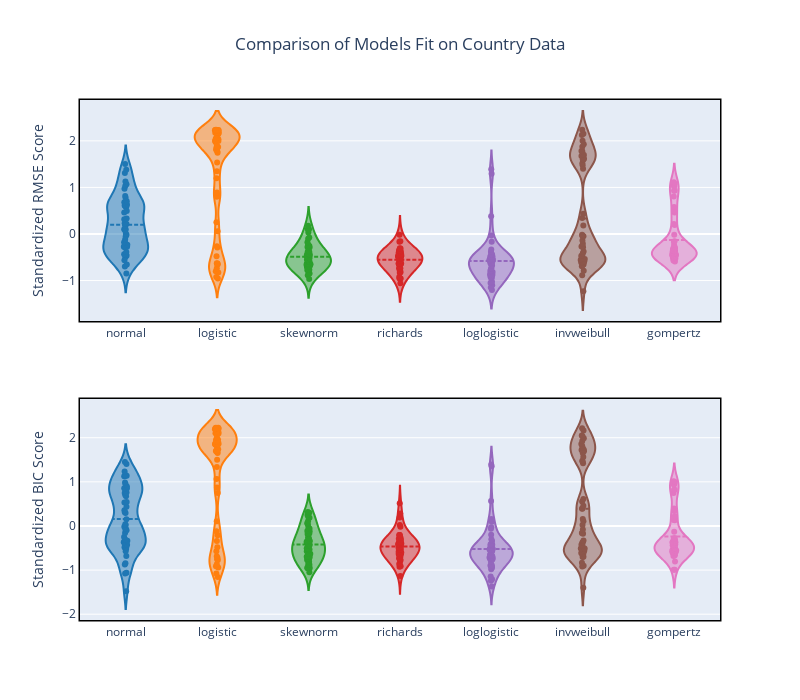

Notebook cell for this chart:
### Code cell
fig = make_subplots(rows=2, cols=1)
rmse = compare_models(global_info,'rmse')
bic = compare_models(global_info,'bic')
label = '%{customdata}: %{y:.2f}<extra></extra>'

for i,m in enumerate(rmse.columns):
    fig.add_trace(go.Violin(y=rmse[m], name=m, box_visible=False, meanline_visible=True, bandwidth=0.2,
                            hoveron='points', customdata = rmse.index.values,hovertemplate=label,
                            points='all',jitter=0.1,pointpos=0,line_color=cols[i]),row=1,col=1)
    
    fig.add_trace(go.Violin(y=bic[m],name=m,box_visible=False,meanline_visible=True, bandwidth=0.2,
                            hoveron='points', customdata = rmse.index.values,hovertemplate=label,
                            points='all',jitter=0.1,pointpos=0,line_color=cols[i]),row=2,col=1)
    

fig.update_layout(width=800,height=700,title_text="Comparison of Models Fit on Country Data",title_x=0.5,showlegend=False)
fig.update_xaxes(showline=True, linewidth=1.5, linecolor='black', mirror=True)
fig.update_yaxes(showline=True, linewidth=1.5, linecolor='black', mirror=True)
fig.update_yaxes(title="Standardized RMSE Score",row=1,col=1)
fig.update_yaxes(title="Standardized BIC Score",row=2,col=1)
fig.show()

### Figure 1 — Plotly figure (JSON) as saved in the notebook; plotly's stock layout.template omitted (floating-point values rounded to 4 significant figures)
{"data": [{"bandwidth": 0.2, "box": {"visible": false}, "customdata": ["Singapore", "Saudi Arabia", "Qatar", "Russia", "United States", "Japan", "France", "Spain", "Italy", "United Kingdom", "Germany", "Turkey", "Iran", "Brazil", "China", "Canada", "Belgium", "India", "Netherlands", "Ireland", "Switzerland", "Mexico", "Peru", "Sweden", "Portugal", "Pakistan", "Ukraine", "Indonesia", "Austria", "Israel", "Ecuador", "Chile", "Poland", "Romania", "Korea, South", "United Arab Emirates", "Serbia", "Belarus", "Denmark", "Egypt", "Dominican Republic", "Norway", "Czechia", "Philippines", "Australia", "Malaysia", "Panama", "Colombia", "Finland", "Luxembourg"], "hoveron": "points", "hovertemplate": "%{customdata}: %{y:.2f}<extra></extra>", "jitter": 0.1, "line": {"color": "rgb(31, 119, 180)"}, "meanline": {"visible": true}, "name": "normal", "pointpos": 0, "points": "all", "type": "violin", "xaxis": "x", "y": [-0.4683, -0.4409, -0.4331, -0.5613, 0.7023, 0.1042, -0.4412, 1.029, 0.9723, -0.1908, 0.5767, 0.2292, -0.434, 0.007049, 0.06982, 0.6142, 0.599, -0.2747, 0.6842, 0.1034, 1.129, -0.05586, 0.1785, -0.7005, 0.7773, 0.3142, -0.3844, -0.2402, 1.502, 1.066, -0.8504, 0.6141, 0.2164, 0.2221, 1.312, -0.1781, -0.6537, 0.3328, -0.2913, -0.4975, 0.4959, -0.2726, 0.6178, 0.8166, 0.4624, 0.6341, -0.2304, -0.1158, -0.01614, 1.381], "yaxis": "y"}, {"bandwidth": 0.2, "box": {"visible": false}, "customdata": ["Singapore", "Saudi Arabia", "Qatar", "Russia", "United States", "Japan", "France", "Spain", "Italy", "United Kingdom", "Germany", "Turkey", "Iran", "Brazil", "China", "Canada", "Belgium", "India", "Netherlands", "Ireland", "Switzerland", "Mexico", "Peru", "Sweden", "Portugal", "Pakistan", "Ukraine", "Indonesia", "Austria", "Israel", "Ecuador", "Chile", "Poland", "Romania", "Korea, South", "United Arab Emirates", "Serbia", "Belarus", "Denmark", "Egypt", "Dominican Republic", "Norway", "Czechia", "Philippines", "Australia", "Malaysia", "Panama", "Colombia", "Finland", "Luxembourg"], "hoveron": "points", "hovertemplate": "%{customdata}: %{y:.2f}<extra></extra>", "jitter": 0.1, "line": {"color": "rgb(31, 119, 180)"}, "meanline": {"visible": true}, "name": "normal", "pointpos": 0, "points": "all", "type": "violin", "xaxis": "x2", "y": [-0.4942, -0.4802, -0.5198, -0.5707, 0.9865, 0.04019, -1.078, 1.135, 1.125, -0.1595, 0.7014, 0.4354, -0.4812, -0.05345, 0.0211, 0.7479, 0.7608, -0.4393, 0.8921, -0.09646, 1.234, -0.06898, 0.1529, -0.8424, 0.9475, 0.2941, -1.06, -0.4257, 1.451, 1.155, -1.481, 0.8565, 0.3132, 0.354, 1.137, -0.2476, -0.871, -0.0181, -0.3669, -0.682, 0.5456, -0.3047, 0.675, 0.8467, 0.5315, 0.7991, -0.3378, -0.3376, -0.1056, 1.405], "yaxis": "y2"}, {"bandwidth": 0.2, "box": {"visible": false}, "customdata": ["Singapore", "Saudi Arabia", "Qatar", "Russia", "United States", "Japan", "France", "Spain", "Italy", "United Kingdom", "Germany", "Turkey", "Iran", "Brazil", "China", "Canada", "Belgium", "India", "Netherlands", "Ireland", "Switzerland", "Mexico", "Peru", "Sweden", "Portugal", "Pakistan", "Ukraine", "Indonesia", "Austria", "Israel", "Ecuador", "Chile", "Poland", "Romania", "Korea, South", "United Arab Emirates", "Serbia", "Belarus", "Denmark", "Egypt", "Dominican Republic", "Norway", "Czechia", "Philippines", "Australia", "Malaysia", "Panama", "Colombia", "Finland", "Luxembourg"], "hoveron": "points", "hovertemplate": "%{customdata}: %{y:.2f}<extra></extra>", "jitter": 0.1, "line": {"color": "rgb(255, 127, 14)"}, "meanline": {"visible": true}, "name": "logistic", "pointpos": 0, "points": "all", "type": "violin", "xaxis": "x", "y": [-0.8251, -0.6446, -0.4766, -0.6318, 1.999, -0.8021, 2.239, 1.817, 1.842, 2.169, 1.87, 2.181, -0.6291, 2.227, -0.2625, 2.014, 2.042, 2.236, 1.999, -0.9252, 1.746, 2.236, -0.956, 0.82, 1.968, 2.053, 2.144, 2.233, 1.345, 1.778, 0.8021, 2.035, 2.174, 2.185, 1.198, -0.6509, 0.05946, 2.144, -0.7378, 0.2547, 1.865, 0.8892, 1.796, 1.895, -0.2887, 2.04, 2.228, 2.216, 2.225, 1.536], "yaxis": "y"}, {"bandwidth": 0.2, "box": {"visible": false}, "customdata": ["Singapore", "Saudi Arabia", "Qatar", "Russia", "United States", "Japan", "France", "Spain", "Italy", "United Kingdom", "Germany", "Turkey", "Iran", "Brazil", "China", "Canada", "Belgium", "India", "Netherlands", "Ireland", "Switzerland", "Mexico", "Peru", "Sweden", "Portugal", "Pakistan", "Ukraine", "Indonesia", "Austria", "Israel", "Ecuador", "Chile", "Poland", "Romania", "Korea, South", "United Arab Emirates", "Serbia", "Belarus", "Denmark", "Egypt", "Dominican Republic", "Norway", "Czechia", "Philippines", "Australia", "Malaysia", "Panama", "Colombia", "Finland", "Luxembourg"], "hoveron": "points", "hovertemplate": "%{customdata}: %{y:.2f}<extra></extra>", "jitter": 0.1, "line": {"color": "rgb(255, 127, 14)"}, "meanline": {"visible": true}, "name": "logistic", "pointpos": 0, "points": "all", "type": "violin", "xaxis": "x2", "y": [-0.9153, -0.7533, -0.5706, -0.6846, 1.799, -0.9407, 1.912, 1.736, 1.703, 2.094, 1.691, 2.104, -0.7205, 2.225, -0.3404, 1.919, 1.946, 2.208, 1.852, -1.157, 1.652, 2.227, -1.076, 0.7462, 1.867, 2.008, 1.841, 2.213, 1.334, 1.698, -0.4807, 1.882, 2.13, 2.138, 1.066, -0.7689, -0.1195, 2.143, -0.8691, 0.104, 1.708, 0.8703, 1.672, 1.853, -0.2116, 1.954, 2.208, 2.192, 2.217, 1.499], "yaxis": "y2"}, {"bandwidth": 0.2, "box": {"visible": false}, "customdata": ["Singapore", "Saudi Arabia", "Qatar", "Russia", "United States", "Japan", "France", "Spain", "Italy", "United Kingdom", "Germany", "Turkey", "Iran", "Brazil", "China", "Canada", "Belgium", "India", "Netherlands", "Ireland", "Switzerland", "Mexico", "Peru", "Sweden", "Portugal", "Pakistan", "Ukraine", "Indonesia", "Austria", "Israel", "Ecuador", "Chile", "Poland", "Romania", "Korea, South", "United Arab Emirates", "Serbia", "Belarus", "Denmark", "Egypt", "Dominican Republic", "Norway", "Czechia", "Philippines", "Australia", "Malaysia", "Panama", "Colombia", "Finland", "Luxembourg"], "hoveron": "points", "hovertemplate": "%{customdata}: %{y:.2f}<extra></extra>", "jitter": 0.1, "line": {"color": "rgb(44, 160, 44)"}, "meanline": {"visible": true}, "name": "skewnorm", "pointpos": 0, "points": "all", "type": "violin", "xaxis": "x", "y": [-0.4849, -0.4803, -0.4446, -0.5613, -0.7164, 0.1042, -0.4412, -0.7024, -0.7813, -0.6384, -0.7643, -0.3856, -0.434, -0.2795, -0.232, -0.5461, -0.7541, -0.6, -0.7661, 0.1034, -0.6799, -0.254, 0.1785, -0.7005, -0.6419, -0.07743, -0.3844, -0.2562, -0.5939, -0.7532, -0.8504, -0.5877, -0.6642, -0.5428, -0.1045, -0.1781, -0.6537, -0.6287, -0.2913, -0.4975, 0.03229, -0.8848, -0.7727, -0.9679, -0.4146, -0.5229, -0.4663, -0.5525, -0.3559, -0.6473], "yaxis": "y"}, {"bandwidth": 0.2, "box": {"visible": false}, "customdata": ["Singapore", "Saudi Arabia", "Qatar", "Russia", "United States", "Japan", "France", "Spain", "Italy", "United Kingdom", "Germany", "Turkey", "Iran", "Brazil", "China", "Canada", "Belgium", "India", "Netherlands", "Ireland", "Switzerland", "Mexico", "Peru", "Sweden", "Portugal", "Pakistan", "Ukraine", "Indonesia", "Austria", "Israel", "Ecuador", "Chile", "Poland", "Romania", "Korea, South", "United Arab Emirates", "Serbia", "Belarus", "Denmark", "Egypt", "Dominican Republic", "Norway", "Czechia", "Philippines", "Australia", "Malaysia", "Panama", "Colombia", "Finland", "Luxembourg"], "hoveron": "points", "hovertemplate": "%{customdata}: %{y:.2f}<extra></extra>", "jitter": 0.1, "line": {"color": "rgb(44, 160, 44)"}, "meanline": {"visible": true}, "name": "skewnorm", "pointpos": 0, "points": "all", "type": "violin", "xaxis": "x2", "y": [-0.3872, -0.4315, -0.3649, -0.5154, -0.9532, 0.2467, -0.05608, -0.7633, -0.9612, -0.7038, -0.8113, -0.3334, -0.3532, -0.1839, -0.1139, -0.5342, -0.8765, -0.5468, -0.9452, 0.3, -0.7468, -0.1649, 0.3148, -0.6217, -0.6969, 0.06103, 0.02445, -0.1213, -0.557, -0.832, 0.2107, -0.6307, -0.7342, -0.5715, 0.1072, -0.04719, -0.5028, -0.4369, -0.1717, -0.3498, 0.1871, -0.8836, -0.784, -1.052, -0.2773, -0.516, -0.4102, -0.4464, -0.2672, -0.6886], "yaxis": "y2"}, {"bandwidth": 0.2, "box": {"visible": false}, "customdata": ["Singapore", "Saudi Arabia", "Qatar", "Russia", "United States", "Japan", "France", "Spain", "Italy", "United Kingdom", "Germany", "Turkey", "Iran", "Brazil", "China", "Canada", "Belgium", "India", "Netherlands", "Ireland", "Switzerland", "Mexico", "Peru", "Sweden", "Portugal", "Pakistan", "Ukraine", "Indonesia", "Austria", "Israel", "Ecuador", "Chile", "Poland", "Romania", "Korea, South", "United Arab Emirates", "Serbia", "Belarus", "Denmark", "Egypt", "Dominican Republic", "Norway", "Czechia", "Philippines", "Australia", "Malaysia", "Panama", "Colombia", "Finland", "Luxembourg"], "hoveron": "points", "hovertemplate": "%{customdata}: %{y:.2f}<extra></extra>", "jitter": 0.1, "line": {"color": "rgb(214, 39, 40)"}, "meanline": {"visible": true}, "name": "richards", "pointpos": 0, "points": "all", "type": "violin", "xaxis": "x", "y": [-0.8217, -0.6373, -0.4766, -0.6349, -0.4563, -0.8021, -0.376, -0.5277, -0.4567, -0.6394, -0.7938, -0.5031, -0.636, -0.4435, -0.5725, -0.3078, -0.4616, -0.5607, -0.4074, -0.9252, -0.5916, -0.4352, -0.956, -0.7084, -0.4942, -0.3115, -0.1642, -0.351, -0.736, -0.4289, -0.3519, -0.3805, -0.5242, -0.5264, -0.01376, -0.9577, -0.6372, -0.4461, -0.7378, -0.6353, -0.1534, -0.7685, -0.8308, -0.3724, -1.057, -0.5693, -0.4741, -0.5172, -0.4825, -0.486], "yaxis": "y"}, {"bandwidth": 0.2, "box": {"visible": false}, "customdata": ["Singapore", "Saudi Arabia", "Qatar", "Russia", "United States", "Japan", "France", "Spain", "Italy", "United Kingdom", "Germany", "Turkey", "Iran", "Brazil", "China", "Canada", "Belgium", "India", "Netherlands", "Ireland", "Switzerland", "Mexico", "Peru", "Sweden", "Portugal", "Pakistan", "Ukraine", "Indonesia", "Austria", "Israel", "Ecuador", "Chile", "Poland", "Romania", "Korea, South", "United Arab Emirates", "Serbia", "Belarus", "Denmark", "Egypt", "Dominican Republic", "Norway", "Czechia", "Philippines", "Australia", "Malaysia", "Panama", "Colombia", "Finland", "Luxembourg"], "hoveron": "points", "hovertemplate": "%{customdata}: %{y:.2f}<extra></extra>", "jitter": 0.1, "line": {"color": "rgb(214, 39, 40)"}, "meanline": {"visible": true}, "name": "richards", "pointpos": 0, "points": "all", "type": "violin", "xaxis": "x2", "y": [-0.7852, -0.6431, -0.4023, -0.6345, -0.3669, -0.7342, 0.01927, -0.496, -0.3671, -0.7053, -0.858, -0.5268, -0.6013, -0.3868, -0.5009, -0.2071, -0.4214, -0.4987, -0.3178, -0.7602, -0.5912, -0.3993, -0.9139, -0.6308, -0.4623, -0.2134, 0.2849, -0.2341, -0.7638, -0.3505, 0.514, -0.2754, -0.5287, -0.5466, 0.1945, -0.9256, -0.485, -0.2037, -0.6739, -0.4989, -0.01634, -0.7385, -0.8634, -0.2901, -1.135, -0.5865, -0.4199, -0.4038, -0.4227, -0.393], "yaxis": "y2"}, {"bandwidth": 0.2, "box": {"visible": false}, "customdata": ["Singapore", "Saudi Arabia", "Qatar", "Russia", "United States", "Japan", "France", "Spain", "Italy", "United Kingdom", "Germany", "Turkey", "Iran", "Brazil", "China", "Canada", "Belgium", "India", "Netherlands", "Ireland", "Switzerland", "Mexico", "Peru", "Sweden", "Portugal", "Pakistan", "Ukraine", "Indonesia", "Austria", "Israel", "Ecuador", "Chile", "Poland", "Romania", "Korea, South", "United Arab Emirates", "Serbia", "Belarus", "Denmark", "Egypt", "Dominican Republic", "Norway", "Czechia", "Philippines", "Australia", "Malaysia", "Panama", "Colombia", "Finland", "Luxembourg"], "hoveron": "points", "hovertemplate": "%{customdata}: %{y:.2f}<extra></extra>", "jitter": 0.1, "line": {"color": "rgb(148, 103, 189)"}, "meanline": {"visible": true}, "name": "loglogistic", "pointpos": 0, "points": "all", "type": "violin", "xaxis": "x", "y": [1.392, 0.3788, -0.03402, 1.295, -0.4826, -0.8013, -0.5657, -0.5494, -0.5093, -0.5455, -0.8178, -0.604, -0.6709, -0.5229, -0.9199, -0.676, -0.406, -0.1684, -0.4835, -0.9252, -0.556, -0.5293, -0.956, -0.8689, -0.5253, -1.053, -1.026, -0.7482, -0.8773, -0.5636, -0.9343, -0.608, -0.4422, -0.4371, -1.147, -0.7904, -0.8287, -0.335, -0.7378, -1.042, -1.201, -0.8895, -0.8848, -0.3822, -1.103, -0.5375, -0.6118, -0.581, -0.6194, -0.6431], "yaxis": "y"}, {"bandwidth": 0.2, "box": {"visible": false}, "customdata": ["Singapore", "Saudi Arabia", "Qatar", "Russia", "United States", "Japan", "France", "Spain", "Italy", "United Kingdom", "Germany", "Turkey", "Iran", "Brazil", "China", "Canada", "Belgium", "India", "Netherlands", "Ireland", "Switzerland", "Mexico", "Peru", "Sweden", "Portugal", "Pakistan", "Ukraine", "Indonesia", "Austria", "Israel", "Ecuador", "Chile", "Poland", "Romania", "Korea, South", "United Arab Emirates", "Serbia", "Belarus", "Denmark", "Egypt", "Dominican Republic", "Norway", "Czechia", "Philippines", "Australia", "Malaysia", "Panama", "Colombia", "Finland", "Luxembourg"], "hoveron": "points", "hovertemplate": "%{customdata}: %{y:.2f}<extra></extra>", "jitter": 0.1, "line": {"color": "rgb(148, 103, 189)"}, "meanline": {"visible": true}, "name": "loglogistic", "pointpos": 0, "points": "all", "type": "violin", "xaxis": "x2", "y": [1.394, 0.5636, 0.09827, 1.354, -0.4176, -0.7332, -0.2005, -0.5281, -0.4527, -0.5623, -0.8966, -0.7046, -0.6453, -0.4869, -0.9168, -0.7256, -0.3416, -0.02915, -0.4378, -0.7602, -0.5313, -0.5245, -0.9139, -0.8164, -0.5101, -1.147, -0.7429, -0.7173, -0.9836, -0.5415, 0.1596, -0.6689, -0.4128, -0.4132, -1.244, -0.7289, -0.6931, -0.06267, -0.6739, -0.9488, -1.374, -0.8895, -0.9386, -0.3021, -1.205, -0.5379, -0.593, -0.4808, -0.5935, -0.6803], "yaxis": "y2"}, {"bandwidth": 0.2, "box": {"visible": false}, "customdata": ["Singapore", "Saudi Arabia", "Qatar", "Russia", "United States", "Japan", "France", "Spain", "Italy", "United Kingdom", "Germany", "Turkey", "Iran", "Brazil", "China", "Canada", "Belgium", "India", "Netherlands", "Ireland", "Switzerland", "Mexico", "Peru", "Sweden", "Portugal", "Pakistan", "Ukraine", "Indonesia", "Austria", "Israel", "Ecuador", "Chile", "Poland", "Romania", "Korea, South", "United Arab Emirates", "Serbia", "Belarus", "Denmark", "Egypt", "Dominican Republic", "Norway", "Czechia", "Philippines", "Australia", "Malaysia", "Panama", "Colombia", "Finland", "Luxembourg"], "hoveron": "points", "hovertemplate": "%{customdata}: %{y:.2f}<extra></extra>", "jitter": 0.1, "line": {"color": "rgb(140, 86, 75)"}, "meanline": {"visible": true}, "name": "invweibull", "pointpos": 0, "points": "all", "type": "violin", "xaxis": "x", "y": [1.477, 2.126, 2.24, 1.617, -0.5836, 2.003, -0.04908, -0.5381, -0.6103, 0.1821, 0.3432, -0.4138, 1.872, -0.5417, 2.155, -0.7899, -0.558, -0.2097, -0.6186, 1.52, -0.4552, -0.5195, 1.401, 1.696, -0.5894, -0.6141, -0.01896, -0.2866, -0.1423, -0.6697, 1.606, -0.6918, -0.27, -0.3779, -1.231, 1.674, 1.785, -0.6211, 1.778, 1.926, -0.8852, 1.71, 0.437, -0.617, 1.596, -0.4749, -0.0394, -0.04359, -0.2687, -0.6546], "yaxis": "y"}, {"bandwidth": 0.2, "box": {"visible": false}, "customdata": ["Singapore", "Saudi Arabia", "Qatar", "Russia", "United States", "Japan", "France", "Spain", "Italy", "United Kingdom", "Germany", "Turkey", "Iran", "Brazil", "China", "Canada", "Belgium", "India", "Netherlands", "Ireland", "Switzerland", "Mexico", "Peru", "Sweden", "Portugal", "Pakistan", "Ukraine", "Indonesia", "Austria", "Israel", "Ecuador", "Chile", "Poland", "Romania", "Korea, South", "United Arab Emirates", "Serbia", "Belarus", "Denmark", "Egypt", "Dominican Republic", "Norway", "Czechia", "Philippines", "Australia", "Malaysia", "Panama", "Colombia", "Finland", "Luxembourg"], "hoveron": "points", "hovertemplate": "%{customdata}: %{y:.2f}<extra></extra>", "jitter": 0.1, "line": {"color": "rgb(140, 86, 75)"}, "meanline": {"visible": true}, "name": "invweibull", "pointpos": 0, "points": "all", "type": "violin", "xaxis": "x2", "y": [1.461, 2.048, 2.212, 1.563, -0.6281, 1.99, 0.3951, -0.5113, -0.6273, 0.3925, 0.5526, -0.3785, 1.86, -0.5107, 2.164, -0.9022, -0.5645, -0.07769, -0.6669, 1.654, -0.37, -0.5113, 1.422, 1.768, -0.6113, -0.5822, 0.4559, -0.1573, 0.02284, -0.7006, 1.692, -0.8336, -0.1789, -0.3274, -1.398, 1.722, 1.923, -0.4273, 1.811, 2.034, -0.9203, 1.728, 0.6093, -0.593, 1.478, -0.4446, 0.1049, 0.1579, -0.1615, -0.7032], "yaxis": "y2"}, {"bandwidth": 0.2, "box": {"visible": false}, "customdata": ["Singapore", "Saudi Arabia", "Qatar", "Russia", "United States", "Japan", "France", "Spain", "Italy", "United Kingdom", "Germany", "Turkey", "Iran", "Brazil", "China", "Canada", "Belgium", "India", "Netherlands", "Ireland", "Switzerland", "Mexico", "Peru", "Sweden", "Portugal", "Pakistan", "Ukraine", "Indonesia", "Austria", "Israel", "Ecuador", "Chile", "Poland", "Romania", "Korea, South", "United Arab Emirates", "Serbia", "Belarus", "Denmark", "Egypt", "Dominican Republic", "Norway", "Czechia", "Philippines", "Australia", "Malaysia", "Panama", "Colombia", "Finland", "Luxembourg"], "hoveron": "points", "hovertemplate": "%{customdata}: %{y:.2f}<extra></extra>", "jitter": 0.1, "line": {"color": "rgb(227, 119, 194)"}, "meanline": {"visible": true}, "name": "gompertz", "pointpos": 0, "points": "all", "type": "violin", "xaxis": "x", "y": [-0.2685, -0.3015, -0.3754, -0.5233, -0.4629, 0.1942, -0.3658, -0.5278, -0.4571, -0.3367, -0.4137, -0.5036, 0.9321, -0.4463, -0.2375, -0.3079, -0.4616, -0.4225, -0.4075, 1.049, -0.5917, -0.4417, 1.11, 0.4626, -0.4942, -0.3117, -0.1666, -0.3512, -0.4983, -0.4289, 0.5792, -0.3806, -0.4904, -0.5225, -0.01399, 1.082, 0.9291, -0.4461, 1.018, 0.4912, -0.1535, 0.2163, -0.3625, -0.3725, 0.805, -0.5694, -0.4061, -0.4057, -0.4827, -0.486], "yaxis": "y"}, {"bandwidth": 0.2, "box": {"visible": false}, "customdata": ["Singapore", "Saudi Arabia", "Qatar", "Russia", "United States", "Japan", "France", "Spain", "Italy", "United Kingdom", "Germany", "Turkey", "Iran", "Brazil", "China", "Canada", "Belgium", "India", "Netherlands", "Ireland", "Switzerland", "Mexico", "Peru", "Sweden", "Portugal", "Pakistan", "Ukraine", "Indonesia", "Austria", "Israel", "Ecuador", "Chile", "Poland", "Romania", "Korea, South", "United Arab Emirates", "Serbia", "Belarus", "Denmark", "Egypt", "Dominican Republic", "Norway", "Czechia", "Philippines", "Australia", "Malaysia", "Panama", "Colombia", "Finland", "Luxembourg"], "hoveron": "points", "hovertemplate": "%{customdata}: %{y:.2f}<extra></extra>", "jitter": 0.1, "line": {"color": "rgb(227, 119, 194)"}, "meanline": {"visible": true}, "name": "gompertz", "pointpos": 0, "points": "all", "type": "violin", "xaxis": "x2", "y": [-0.2728, -0.3032, -0.4529, -0.5116, -0.4202, 0.1316, -0.9912, -0.5726, -0.4199, -0.3556, -0.3793, -0.5961, 0.941, -0.6035, -0.3127, -0.298, -0.5029, -0.6159, -0.3768, 0.8195, -0.6476, -0.5582, 1.014, 0.3975, -0.5335, -0.4205, -0.8028, -0.5577, -0.5035, -0.4285, -0.6148, -0.3298, -0.5882, -0.6332, 0.1372, 0.9965, 0.7481, -0.9942, 0.9443, 0.3419, -0.1296, 0.2183, -0.3701, -0.4629, 0.8199, -0.6681, -0.5517, -0.681, -0.6667, -0.4389], "yaxis": "y2"}], "layout": {"height": 700, "showlegend": false, "title": {"text": "Comparison of Models Fit on Country Data", "x": 0.5}, "width": 800, "xaxis": {"anchor": "y", "domain": [0, 1], "linecolor": "black", "linewidth": 1.5, "mirror": true, "showline": true}, "xaxis2": {"anchor": "y2", "domain": [0, 1], "linecolor": "black", "linewidth": 1.5, "mirror": true, "showline": true}, "yaxis": {"anchor": "x", "domain": [0.575, 1], "linecolor": "black", "linewidth": 1.5, "mirror": true, "showline": true, "title": {"text": "Standardized RMSE Score"}}, "yaxis2": {"anchor": "x2", "domain": [0, 0.425], "linecolor": "black", "linewidth": 1.5, "mirror": true, "showline": true, "title": {"text": "Standardized BIC Score"}}}}
